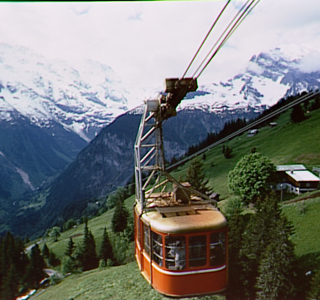
#> input picture TP3/cablecar.BMP, 320 x 300 px, found by its file name
$ python 3.py
#> lines starting #> are read from the running program, lines starting #| are printed output that depends on the picture
import cv2
import numpy as np
import matplotlib.pyplot as plt
import random

# Read color image
img = cv2.imread("cablecar.bmp")
#> img is the input picture: shape (300, 320, 3); mean B, G, R 117.6, 120, 117.9

# Convert to grayscale
gray = cv2.cvtColor(img, cv2.COLOR_BGR2GRAY)
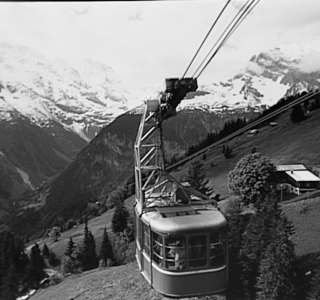
#> gray: shape (300, 320); min 0, max 252, mean 119.1

h, w = gray.shape
#> h = 300; w = 320

# Block size
bh = h // 4
#> bh = 75
bw = w // 4
#> bw = 80

# Define kernels
kernels = [

    np.ones((5,5))/25,     # blur

    np.array([[0,-1,0],
              [-1,5,-1],
              [0,-1,0]]),  # sharpen

    np.array([[-1,-1,-1],
              [-1,8,-1],
              [-1,-1,-1]]), # edge

    np.array([[1,0,-1],
              [1,0,-1],
              [1,0,-1]])   # vertical edges
]

result = np.zeros_like(gray)

# Process 16 blocks
for i in range(4):
    for j in range(4):

        block = gray[i*bh:(i+1)*bh, j*bw:(j+1)*bw]

        kernel = random.choice(kernels)

        filtered = cv2.filter2D(block, -1, kernel)

        result[i*bh:(i+1)*bh, j*bw:(j+1)*bw] = filtered
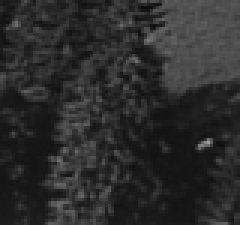
#> block: shape (75, 80) (shown 3 times larger); min 10, max 159, mean 43.9
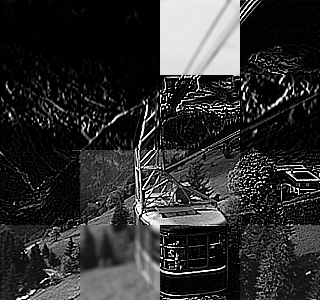
#> result: shape (300, 320); min 0, max 255, mean 47.7


# Display
plt.figure(figsize=(10,5))

plt.subplot(1,2,1)
plt.title("Original Gray Image")
plt.imshow(gray, cmap='gray')

plt.subplot(1,2,2)
plt.title("Filtered 16 Blocks")
plt.imshow(result, cmap='gray')

plt.show()
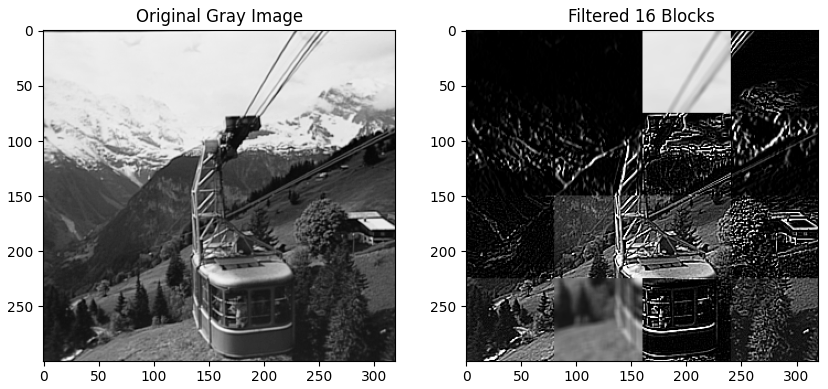
#> figure drawn by matplotlib, 2 panels
